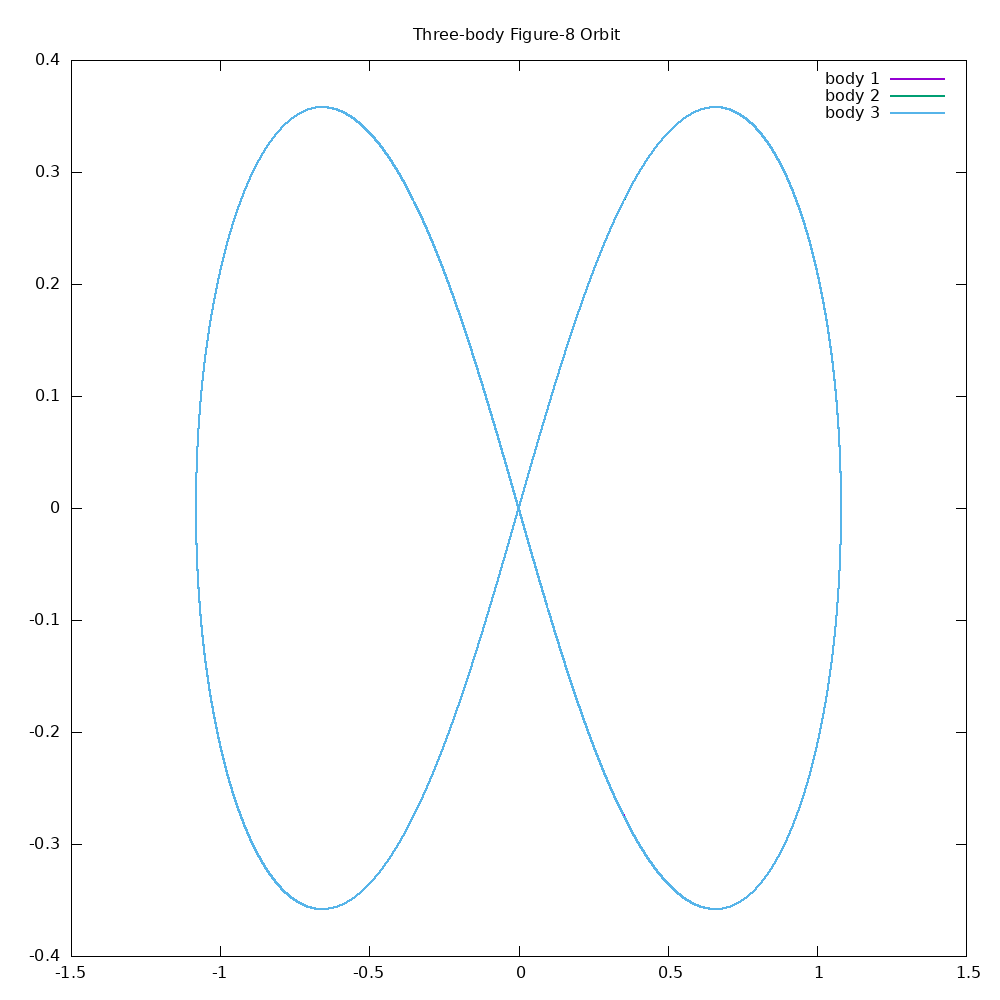

Reproduce this figure in gnuplot.
set terminal png size 1000,1000
set output 'threebody.png'

set title 'Three-body Figure-8 Orbit'

set size square

plot \
'threebody.txt' using 1:2 with lines lw 2 title 'body 1', \
'threebody.txt' using 3:4 with lines lw 2 title 'body 2', \
'threebody.txt' using 5:6 with lines lw 2 title 'body 3'
